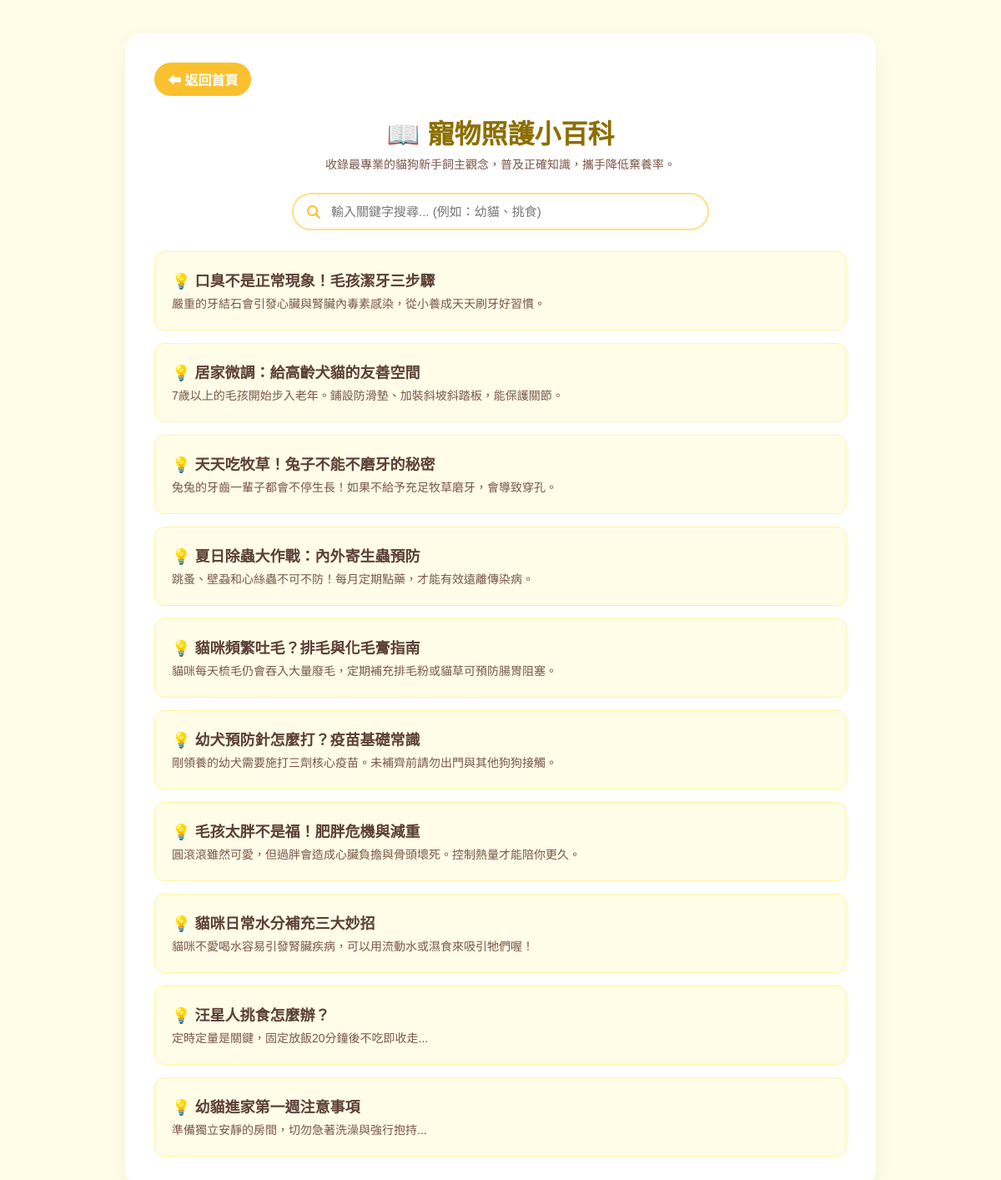
/期末報告/wiki.php, run on the app's committed database.
### tables this page shows
CREATE TABLE `pet_wiki` (
  `id` int NOT NULL,
  `title` varchar(255) NOT NULL COMMENT '文章標題',
  `summary` varchar(255) DEFAULT NULL COMMENT '文章摘要(首頁偷看用)',
  `content` text NOT NULL COMMENT '詳細內文',
  `created_at` timestamp NULL DEFAULT CURRENT_TIMESTAMP
);

### 期末報告/wiki.php (the view, shortened to what this page needs)
<?php
include('db.php');
$wiki_res = $conn->query("SELECT * FROM pet_wiki ORDER BY id DESC");
?>
<!DOCTYPE html>
<html lang="zh-Hant">
<head>
  <link rel="stylesheet" href="https://cdnjs.cloudflare.com/ajax/libs/font-awesome/6.4.0/css/all.min.css">
</head>
<body>
  <div class="container">
    <a href="index.php" class="btn-back">⬅ 返回首頁</a>
    <h1>📖 寵物照護小百科</h1>
    <p style="text-align:center; color:#795548; font-size:14px;">收錄最專業的貓狗新手飼主觀念，普及正確知識，攜手降低棄養率。</p>
    <div class="search-wrapper">
      <i class="fa-solid fa-magnifying-glass search-icon"></i>
      <input type="text" id="wikiSearch" class="search-input" placeholder="輸入關鍵字搜尋... (例如：幼貓、挑食)" onkeyup="searchWiki()">
    </div>
    <div class="wiki-grid" id="wikiGrid">
      <?php if ($wiki_res && $wiki_res->num_rows > 0): ?>
        <?php while($wiki = $wiki_res->fetch_assoc()): ?>
          <div class="wiki-card" data-search="<?= htmlspecialchars(strtolower($wiki['title'].$wiki['content'])) ?>" onclick="openWiki('<?= htmlspecialchars($wiki['title'], ENT_QUOTES) ?>', `<?= htmlspecialchars($wiki['content'], ENT_QUOTES) ?>`)">
            <div class="wiki-title">💡 <?= htmlspecialchars($wiki['title']) ?></div>
            <div class="wiki-summary"><?= htmlspecialchars($wiki['summary'] ?? '點擊閱讀完整文章資訊...') ?></div>
          </div>
        <?php endwhile; ?>
      <?php endif; ?>
    </div>
  </div>
</body>
</html>

### 期末報告/wiki.php (style rules this page uses)
* { margin: 0; padding: 0; box-sizing: border-box; font-family: 'Noto Sans TC', sans-serif; }
body { background-color: #fffde7; color: #5d4037; padding: 40px 20px; }
.container { max-width: 900px; margin: 0 auto; background: white; border-radius: 20px; padding: 35px; box-shadow: 0 8px 24px rgba(0,0,0,0.05); }
h1 { color: #8d6e00; text-align: center; margin-bottom: 5px; }
.btn-back { display: inline-block; text-decoration: none; background: #fbc02d; color: white; padding: 8px 16px; border-radius: 20px; font-weight: bold; margin-bottom: 20px; }
.search-wrapper { max-width: 500px; margin: 25px auto; position: relative; }
.search-input { width: 100%; padding: 12px 20px 12px 45px; border: 2px solid #ffe082; border-radius: 30px; font-size: 15px; outline: none; transition: 0.3s; color: #5d4037; box-shadow: 0 4px 10px rgba(0,0,0,0.02); }
.search-icon { position: absolute; left: 18px; top: 50%; transform: translateY(-50%); color: #fbc02d; font-size: 16px; }
.wiki-grid { display: flex; flex-direction: column; gap: 15px; margin-top: 20px; }
.wiki-card { background: #fffde7; padding: 20px; border-radius: 12px; cursor: pointer; transition: 0.2s; border: 1px solid #fff59d; }
.wiki-title { font-size: 18px; font-weight: bold; color: #5d4037; margin-bottom: 6px; }
.wiki-summary { font-size: 14px; color: #795548; line-height: 1.5; }

### data on the page
pet_wiki: title "口臭不是正常現象！毛孩潔牙三步驟", summary "嚴重的牙結石會引發心臟與腎臟內毒素感染，從小養成天天刷牙好習慣。"
pet_wiki: title "居家微調：給高齡犬貓的友善空間", summary "7歲以上的毛孩開始步入老年。鋪設防滑墊、加裝斜坡斜踏板，能保護關節。"
pet_wiki: title "天天吃牧草！兔子不能不磨牙的秘密", summary "兔兔的牙齒一輩子都會不停生長！如果不給予充足牧草磨牙，會導致穿孔。"
pet_wiki: title "夏日除蟲大作戰：內外寄生蟲預防", summary "跳蚤、壁蝨和心絲蟲不可不防！每月定期點藥，才能有效遠離傳染病。"
pet_wiki: title "貓咪頻繁吐毛？排毛與化毛膏指南", summary "貓咪每天梳毛仍會吞入大量廢毛，定期補充排毛粉或貓草可預防腸胃阻塞。"
pet_wiki: title "幼犬預防針怎麼打？疫苗基礎常識", summary "剛領養的幼犬需要施打三劑核心疫苗。未補齊前請勿出門與其他狗狗接觸。"
pet_wiki: title "毛孩太胖不是福！肥胖危機與減重", summary "圓滾滾雖然可愛，但過胖會造成心臟負擔與骨頭壞死。控制熱量才能陪你更久。"
pet_wiki: title "貓咪日常水分補充三大妙招", summary "貓咪不愛喝水容易引發腎臟疾病，可以用流動水或濕食來吸引牠們喔！"
pet_wiki: title "汪星人挑食怎麼辦？", summary "定時定量是關鍵，固定放飯20分鐘後不吃即收走..."
pet_wiki: title "幼貓進家第一週注意事項", summary "準備獨立安靜的房間，切勿急著洗澡與強行抱持..."
